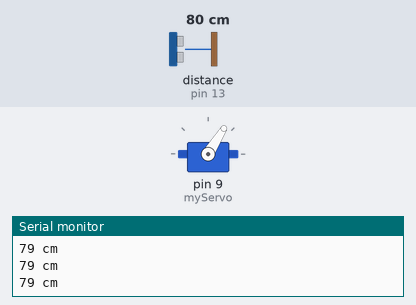
A sketch run on a simulated Arduino Uno, built with avr-gcc and run on an emulated ATmega328P. Parts: servo, the last lines printed to the serial monitor. Wiring (inferred from the names in the program): ultrasonic range finder: trigger pin 12; echo pin 13. The inputs (shaded band) are chosen by the test bench; at power-on: distance to the obstacle (sensor on pin 13) 80 cm. The echo pulse lasts 58.3 µs per cm.

Above: at 1.2 s.
1.3 s: distance to the obstacle (sensor on pin 13) set to 4 cm
At 1.8 s:
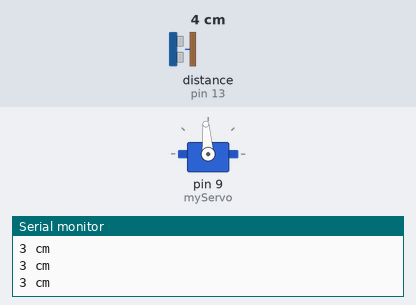
4.3 s: distance to the obstacle (sensor on pin 13) set to 250 cm
7.3 s: distance to the obstacle (sensor on pin 13) set to 2 cm
At 7.8 s:
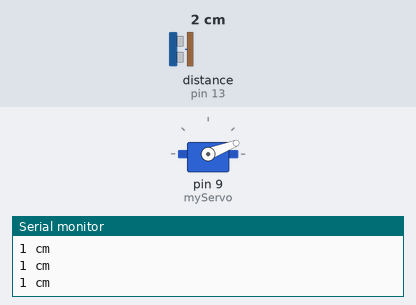
10.3 s: distance to the obstacle (sensor on pin 13) set to 18 cm
At 10.8 s:
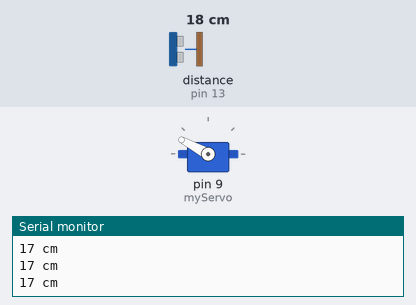
Timing chart, 0 to 14.3 s (numbered marks = the images above; inputs shaded):
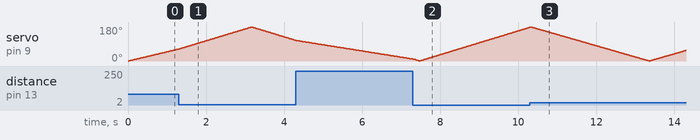

The sketch:

sketch_apr25a.ino
```cpp
#include <Servo.h>

Servo myServo;
int pos = 0;

//Ultrasonic Sensor
#define trigPin 12
#define echoPin 13

//Auto vs Manual control
int manual = 0;
int auto_timer = 0;
int auto_delay = 15;

//Direction it's moving (Stop, Fwd, Back, Right, Left)
int dir = 0;

//Ping info
int long duration, distance;


void setup() {
  // put your setup code here, to run once:
  Serial.begin(9600);

  //Wait for serial connection
  while(! Serial);
  myServo.attach(9);
  pinMode(trigPin, OUTPUT);
  pinMode(echoPin, INPUT);
  Serial.println("Connected!");
}


void doPing() {
  digitalWrite(trigPin, LOW);  // Added this line
  delayMicroseconds(2); // Added this line
  digitalWrite(trigPin, HIGH);
  delayMicroseconds(10); // Added this line
  digitalWrite(trigPin, LOW);
  duration = pulseIn(echoPin, HIGH);
  distance = (duration/2) / 29.1;

  if (Serial && distance < 0){
    Serial.println("Out of range");
  } else if(Serial) {
    Serial.print(distance);
    Serial.println(" cm");
  }

}

void loop() {
  for(pos = 0; pos < 180; pos += 1) // goes from 0 degrees to 180 degrees
  { // in steps of 1 degree
    myServo.write(pos); // tell servo to go to position in variable 'pos'
    doPing();
    delay(15); // waits 15ms for the servo to reach the position
  }
  for(pos = 180; pos>=1; pos-=1) // goes from 180 degrees to 0 degrees
  {
    myServo.write(pos); // tell servo to go to position in variable 'pos'
    doPing();
    delay(15); // waits 15ms for the servo to reach the position
  }
}
```
